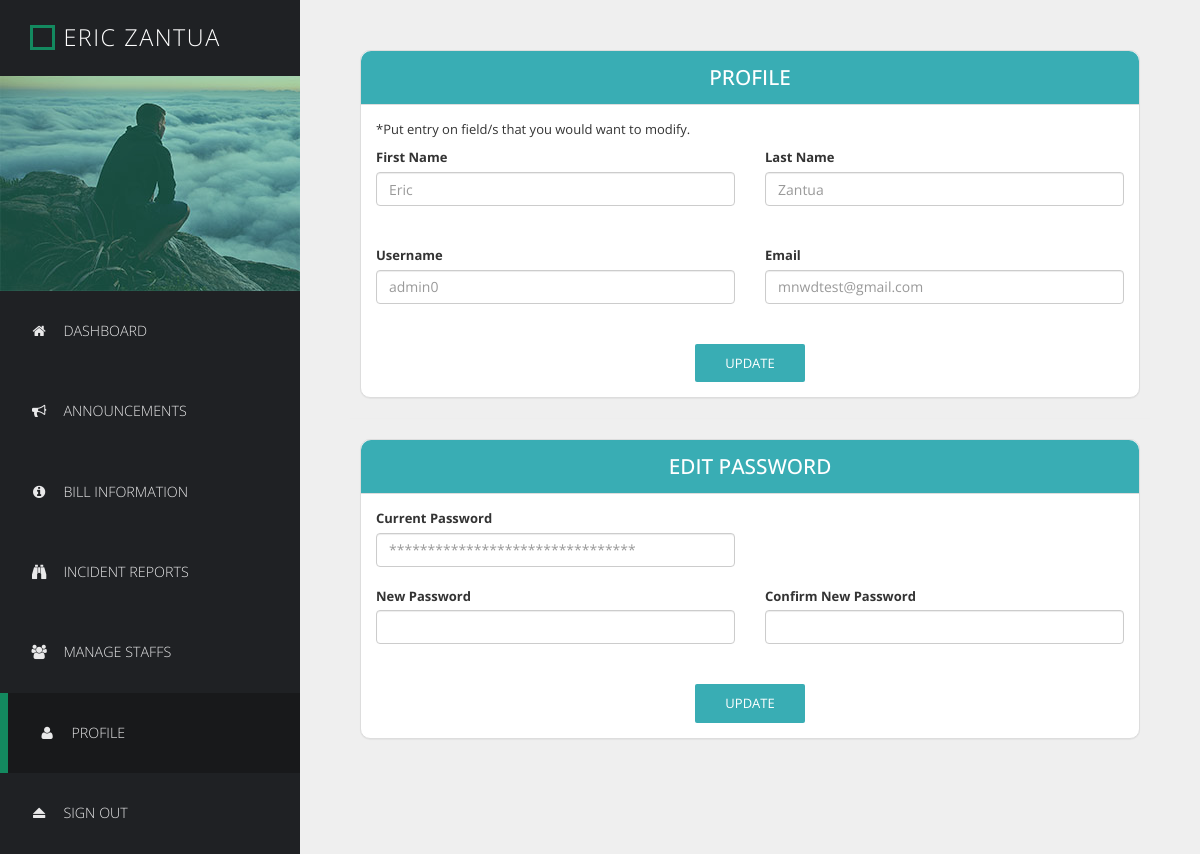
The app's page /profile.php (signed in) with its own data.
### tables this page shows
CREATE TABLE IF NOT EXISTS `user` (
	`userid` int(11) UNIQUE NOT NULL AUTO_INCREMENT,
	`firstname` varchar(50) DEFAULT NULL,
	`lastname` varchar(50) DEFAULT NULL,
	`usertype` varchar(15) NOT NULL,
	`username` varchar(30) UNIQUE DEFAULT NULL,
	`password` varchar(35) DEFAULT NULL,
	`email` varchar(45) UNIQUE DEFAULT NULL,
	`registered` tinyint(1) NOT NULL,
	`seniorcitizen` tinyint(1) DEFAULT NULL,
	PRIMARY KEY (`userid`)
);

### profile.php (the view, shortened to what this page needs)
<!DOCTYPE html>
<html lang="en">
  <head>
    <link href="css/font-awesome.min.css" rel="stylesheet">
    <link href="css/bootstrap.min.css" rel="stylesheet">
    <link href="css/templatemo-style.css" rel="stylesheet">
  </head>
  <body>
    <div class="templatemo-flex-row">
      <div class="templatemo-sidebar">
        <header class="templatemo-site-header">
          <div class="square"></div>
          <h1><?php echo $_SESSION['firstname'] . ' ' . $_SESSION['lastname']; ?></h1>
        </header>
        <div class="profile-photo-container">
          <img src="images/profile-photo.jpg" alt="Profile Photo" class="img-responsive">
          <div class="profile-photo-overlay"></div>
        </div>
        <nav class="templatemo-left-nav">
          <ul>
            <li><a href="home.php"><i class="fa fa-home fa-fw"></i>Dashboard</a></li>
            <li><a href="announcements.php"><i class="fa fa-bullhorn fa-fw"></i>Announcements</a></li>
            <li><a href="billinfo.php"><i class="fa fa-info-circle fa-fw"></i>Bill Information</a></li>
            <li><a href="incidentreports.php"><i class="fa fa-binoculars fa-fw"></i>Incident Reports</a></li>
            <li><a href="managestaffs.php"><i class="fa fa-users fa-fw"></i>Manage Staffs</a></li>
            <li><a href="profile.php"  class="active"><i class="fa fa-user fa-fw"></i>Profile</a></li>
            <li><a href="logout.php"><i class="fa fa-eject fa-fw"></i>Sign Out</a></li>
          </ul>
        </nav>
      </div>
      <div class="templatemo-content col-1 light-gray-bg">
        <div class="templatemo-content-container">
          <?php
            include 'connect.php';
            $sql ="SELECT * FROM `user` WHERE `userid` = $_SESSION[user_id]";
            $result = mysqli_query ($dbconn, $sql);
            $row = mysqli_fetch_array($result);
            $username = $row['username'];
            $email = $row['email'];
            $password = $row['password'];
            $firstname = $row['firstname'];
            $lastname = $row['lastname'];
          ?>
          <div class="panel panel-default margin-10">
            <div class="panel-heading">
              <center><h2 class="text-uppercase">PROFILE</h2></center>
            </div>
            <div class="panel-body">
              <p>*Put entry on field/s that you would want to modify.</p>
              <form action="editprofile.php" class="templatemo-login-form" method="POST" enctype="multipart/form-data">
                <div class="row form-group">
                  <div class="col-lg-6 col-md-6 form-group">
                      <label for="inputFirstName">First Name</label>
                      <input type="text" name="firstname" class="form-control" id="inputFirstName" placeholder="<?php echo $firstname; ?>">
                  </div>
                  <div class="col-lg-6 col-md-6 form-group">
                      <label for="inputLastName">Last Name</label>
                      <input type="text" name="lastname" class="form-control" id="inputLastName" placeholder="<?php echo $lastname; ?>">
                  </div>
                </div>
                <div class="row form-group">
                  <div class="col-lg-6 col-md-6 form-group">
                      <label for="inputUsername">Username</label>
                      <input type="text" name="username" class="form-control" id="inputUsername" placeholder="<?php echo "$username"; ?>">
                  </div>
                  <div class="col-lg-6 col-md-6 form-group">
                      <label for="inputEmail">Email</label>
                      <input type="email" name="email" class="form-control" id="inputEmail" placeholder="<?php echo "$email"; ?>">
                  </div>
                </div>
                <div class="form-group text-center">
                  <input type="submit" value = "Update" name="profileedit" class="templatemo-blue-button">
                </div>
              </form>
          </div>
          </div>
          <hr>
          <div class="panel panel-default margin-10">
            <div class="panel-heading">
              <center><h2 class="text-uppercase">Edit Password</h2></center>
            </div>
            <div class="panel-body">
            <form action="editpassword.php" class="templatemo-login-form" method="POST" enctype="multipart/form-data">
              <div class="row form-group">
                <div class="col-lg-6 col-md-6 form-group">
                    <label for="inputCurrentPassword">Current Password</label>
                    <input type="password" name="currentpassword" class="form-control" id="inputCurrentPassword" placeholder="<?php for ($i=0; $i<strlen($password); $i++) {echo "*";} ?>" required>
                </div>
              </div>
              <div class="row form-group">
                <div class="col-lg-6 col-md-6 form-group">
                    <label for="inputNewPassword">New Password</label>
                    <input type="password" name="newpassword" class="form-control" id="inputNewPassword" required>
                </div>
                <div class="col-lg-6 col-md-6 form-group">
                    <label for="inputConfirmNewPassword">Confirm New Password</label>
                    <input type="password" name="newpassword2" class="form-control" id="inputConfirmNewPassword" required>
                </div>
              </div>
              <div class="form-group text-center">
                <input type="submit" value="Update" name="editpassword" class="templatemo-blue-button">
              </div>
            </form>
          </div>
          </div>
        </div>
      </div>
    </div>
  </body>
</html>

### css/templatemo-style.css (style rules this page uses)
* { font-family: 'Open Sans', sans-serif; }
body { font-size: 13px; }
body, .templatemo-left-nav { background: #1f2124; }
h1, h2, h3 { margin: 0; }
h2 { font-size: 1.6em; }
ul { list-style-type: none; margin: 0; padding: 0; }
nav li { font-size: 1.1em; list-style: none; text-transform: uppercase; }
.light-gray-bg { background-color: #efefef; }
.margin-10 { margin: 10px; }
.templatemo-sidebar { width: 300px; }
.square { width: 25px; height: 25px; border: 3px solid #13895F; display: inline-block; vertical-align: middle; }
.templatemo-site-header { margin: 25px 30px; }
.templatemo-site-header h1 { color: white; display: inline-block; font-size: 1.8em; font-weight: 300; letter-spacing: 1.5px; margin: 0 5px; text-transform: uppercase; vertical-align: middle; }
.profile-photo-container { position: relative; }
.profile-photo-overlay { background-color: rgba(4, 152, 114, 0.35); position: absolute; top: 0; left: 0; width: 100%; height: 100%; transition: all 0.3s ease; }
.templatemo-left-nav li { font-weight: 300; }
.templatemo-left-nav a.active, .templatemo-left-nav a:hover { background: #18191b; border-left: 8px solid #13895F; }
.templatemo-left-nav a { color: #e9e9ea; display: block; padding: 30px; transition: all 0.3s ease; }
.templatemo-left-nav .fa { margin-right: 15px; }
.templatemo-content { margin-top: 0px; min-height: 600px; padding: 0; overflow-x: hidden; }
.templatemo-content-container { padding: 40px 50px; }
.templatemo-flex-row { display: -webkit-flex; display: -ms-flexbox; display: flex; }
.col-1 { -webkit-flex: 1; -ms-flex: 1; flex: 1; }
.panel-default>.panel-heading { background-color: #39ADB4; border-top-left-radius: 10px; border-top-right-radius: 10px; color: white; padding: 15px; }
.panel { border-radius: 10px; }
.templatemo-login-form .form-group { margin-bottom: 20px; }
.templatemo-login-form .form-group:last-child { margin-bottom: 0; }
.templatemo-blue-button, .templatemo-white-button { border-radius: 2px; padding: 10px 30px; text-transform: uppercase; transition: all 0.3s ease; }
.templatemo-blue-button { background-color: #39ADB4; border: none; color: white; }
@media only screen and (min-width: 768px) { .templatemo-left-nav { display: block !important; } }

### records on screen
user: firstname "Eric", lastname "Zantua", username "admin0", email "mnwdtest@gmail.com"

### other values on screen
$_SESSION['firstname'] "ERIC"
$_SESSION['lastname'] "ZANTUA"
